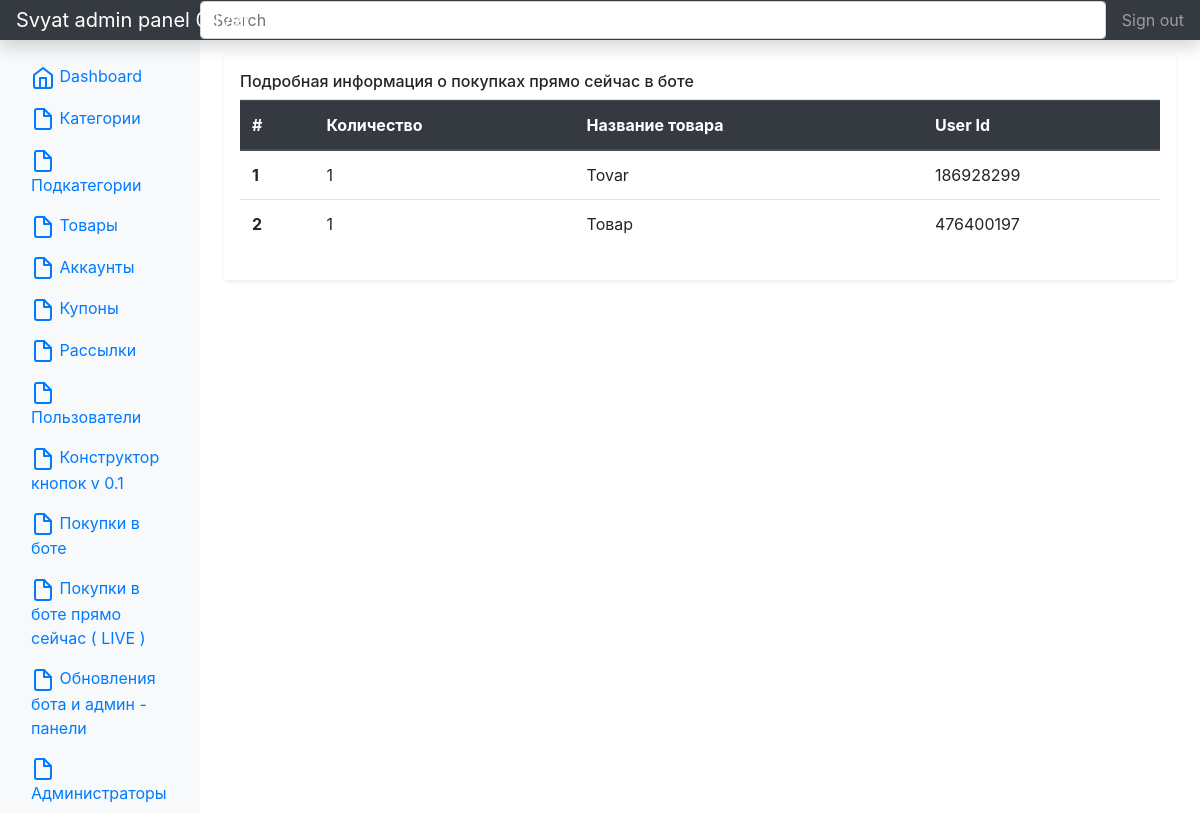
The app's page /admin/realsales (signed in) with its own data.
### app.py (models this page shows, shortened)
class Realsale(db.Model):
    id = db.Column(db.Integer, primary_key=True)
    user_id = db.Column(db.Integer, nullable=False)
    item_name = db.Column(db.Text, nullable=False)
    count = db.Column(db.Integer, nullable=False, default=0)

### app.py (the view)
@app.route("/admin/realsales")
@login_required
def adminRealSales():
    realsales = Realsale.query.all()
    realsales.reverse()
    return render_template("realsales.html", realsales=realsales)

### app.py (called while the page is built)
@manager.user_loader
def load_user(user_id):
    return AdminUser.query.get(user_id)

@app.after_request
def redirect_to_signin(response):
    if response.status_code == 401:
        return redirect(url_for('login_page'))
    return response

### templates/realsales.html (shortened to what this page needs)
{% extends 'base.html' %}
{% block body %}
<div class="my-3 p-3 bg-white rounded shadow-sm">
    <h6 class="border-bottom border-gray pb-2 mb-0">Подробная информация о покупках прямо сейчас в боте</h6>
    <table class="table">
  <thead class="thead-dark">
    <tr>
      <th scope="col">#</th>
      <th scope="col">Количество</th>
      <th scope="col">Название товара</th>
      <th scope="col">User Id</th>
    </tr>
  </thead>
  <tbody>
  	{% for el in realsales %}
    <tr>
      <th scope="row">{{ loop.index }}</th>
      <td>1</td>
      <td>{{ el.item_name }}</td>
      <td>{{ el.user_id }}</td>
    </tr>
	{% endfor %}
  </tbody>
</table>
</div>
{% endblock %}

### records on screen
Realsale: item_name "Tovar", user_id "186928299"
Realsale: item_name "Товар", user_id "476400197"
